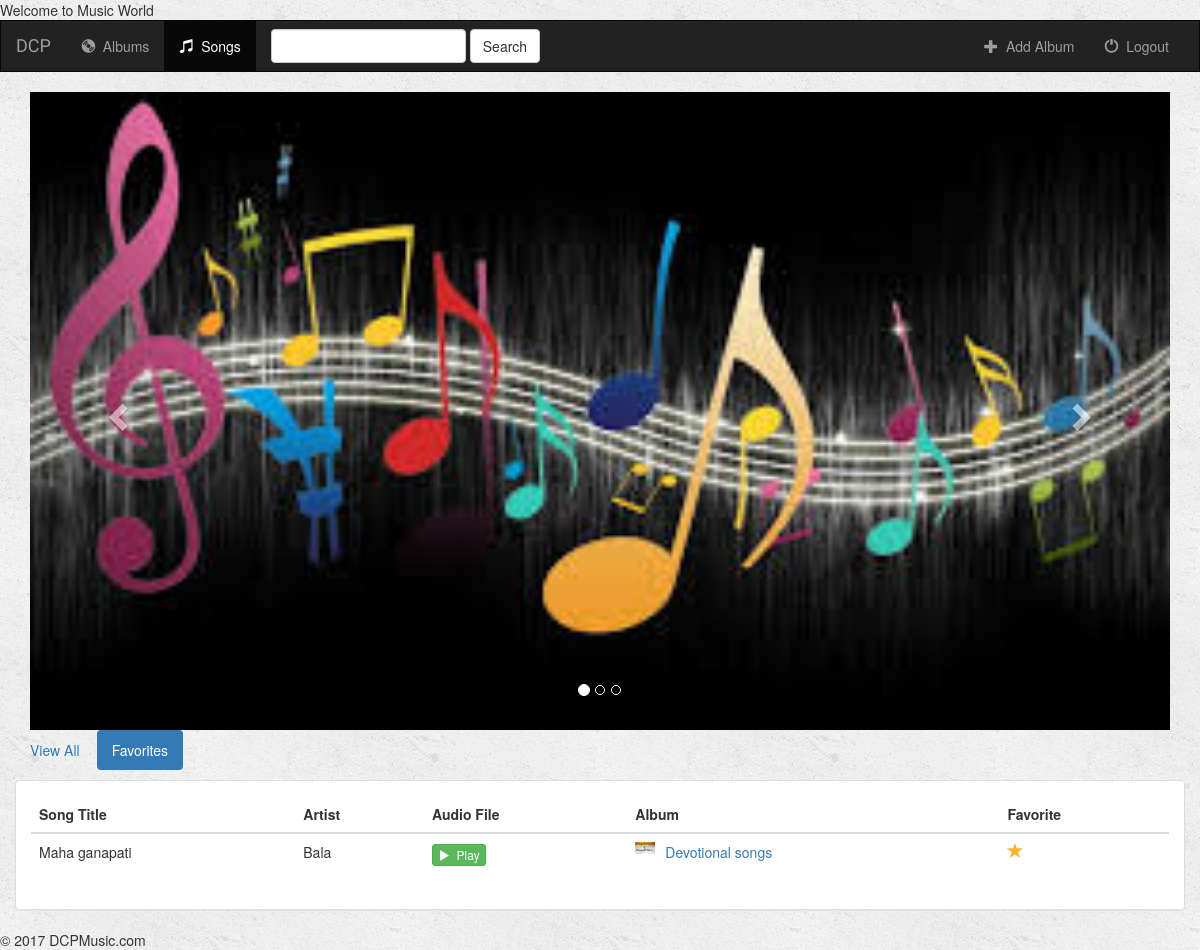
Screenshot of /music/songs/favorites/ (signed in) with the database file from the repository.
### music/models.py (models this page shows, shortened)
class Song(models.Model):
    album = models.ForeignKey(Album, on_delete=models.CASCADE)
    song_title = models.CharField(max_length=250)
    audio_file = models.FileField(default='')
    is_favorite = models.BooleanField(default=False)

class Album(models.Model):
    user = models.ForeignKey(User, default=1)
    artist = models.CharField(max_length=250)
    album_title = models.CharField(max_length=500)
    genre = models.CharField(max_length=100)
    album_logo = models.FileField()
    is_favorite = models.BooleanField(default=False)

### music/views.py (the view)
# urls.py: url(r'^songs/(?P<filter_by>[a-zA_Z]+)/$', views.songs, name='songs'),
def songs(request, filter_by):
    if not request.user.is_authenticated():
        return render(request, 'music/login.html')
    else:
        try:
            song_ids = []
            for album in Album.objects.filter(user=request.user):
                for song in album.song_set.all():
                    song_ids.append(song.pk)
            users_songs = Song.objects.filter(pk__in=song_ids)
            if filter_by == 'favorites':
                users_songs = users_songs.filter(is_favorite=True)
        except Album.DoesNotExist:
            users_songs = []
        return render(request, 'music/songs.html', {
            'song_list': users_songs,
            'filter_by': filter_by,
        })

### music/templates/music/songs.html (shortened to what this page needs)
{% extends 'music/base.html' %}
{% block songs_active %}active{% endblock %}
{% block body %}
<div class="container-fluid songs-container">
    <div class="row">
        <div class="col-sm-12">
            <ul class="nav nav-pills" style="margin-bottom: 10px;">
                <li role="presentation" {% if filter_by == 'all' %}class="active"{% endif %}><a href="{% url 'music:songs' 'all' %}">View All</a></li>
                <li role="presentation" {% if filter_by == 'favorites' %}class="active"{% endif %}><a href="{% url 'music:songs' 'favorites' %}">Favorites</a></li>
            </ul>
        </div>
    </div>
    <div class="row">
        <div class="col-sm-12">
            <div class="panel panel-default">
                <div class="panel-body">
                    <table class="table">
                        <thead>
                            <tr>
                                <th>Song Title</th>
                                <th>Artist</th>
                                <th>Audio File</th>
                                <th>Album</th>
                                <th>Favorite</th>
                            </tr>
                        </thead>
                        <tbody>
                            {% for song in song_list %}
                                <tr>
                                    <td>{{ song.song_title }}</td>
                                    <td>{{ song.album.artist }}</td>
                                    <td>
                                        <a target="_blank" href="{{ song.audio_file.url }}">
                                            <button type="button" class="btn btn-success btn-xs">
                                                <span class="glyphicon glyphicon-play"></span>&nbsp; Play
                                            </button>
                                        </a>
                                    </td>
                                    <td>
                                        <a href="{% url 'music:detail' song.album.id %}">
                                            <img src="{{ song.album.album_logo.url }}" class="img-responsive" style="width: 20px; float: left; margin-right: 10px;" />
                                        </a>
                                        <a href="{% url 'music:detail' song.album.id %}">{{ song.album.album_title }}</a>
                                    </td>
                                    <td>
                                        <a href="{% url 'music:favorite' song.id %}" class="btn-favorite"><span class="glyphicon glyphicon-star {% if song.is_favorite %}active{% endif %}"></span></a>
                                    </td>
                                </tr>
                            {% endfor %}
                        </tbody>
                    </table>
                </div>
            </div>
        </div>
    </div>
</div>
{% endblock %}

### music/static/music/style.css (style rules this page uses)
body { background: white url("images/background.png"); }
.glyphicon-star { color: #CCCCCC; font-size: 16px; }
.glyphicon-star.active { color: #FDB230; }

### rows the page displays
Song: song_title "Maha ganapati", album.artist "Bala", album.album_logo (picture), album.album_title "Devotional songs", is_favorite True (drawn)
